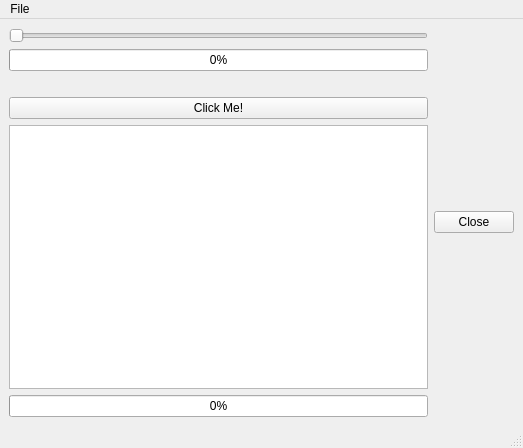
<?xml version="1.0" encoding="UTF-8"?>
<ui version="4.0">
 <class>MainWindow</class>
 <widget class="QMainWindow" name="MainWindow">
  <property name="geometry">
   <rect>
    <x>0</x>
    <y>0</y>
    <width>523</width>
    <height>448</height>
   </rect>
  </property>
  <property name="cursor">
   <cursorShape>PointingHandCursor</cursorShape>
  </property>
  <property name="windowTitle">
   <string>MainWindow</string>
  </property>
  <property name="autoFillBackground">
   <bool>false</bool>
  </property>
  <widget class="QWidget" name="centralwidget">
   <layout class="QHBoxLayout" name="horizontalLayout_2">
    <item>
     <layout class="QVBoxLayout" name="verticalLayout_5">
      <item>
       <widget class="QSlider" name="horizontalSlider">
        <property name="orientation">
         <enum>Qt::Horizontal</enum>
        </property>
       </widget>
      </item>
      <item>
       <widget class="QProgressBar" name="progressBar_2">
        <property name="value">
         <number>0</number>
        </property>
       </widget>
      </item>
      <item>
       <layout class="QVBoxLayout" name="verticalLayout_4">
        <item>
         <layout class="QVBoxLayout" name="verticalLayout_2">
          <item>
           <layout class="QVBoxLayout" name="verticalLayout">
            <item>
             <widget class="QLabel" name="label">
              <property name="text">
               <string/>
              </property>
             </widget>
            </item>
            <item>
             <layout class="QHBoxLayout" name="horizontalLayout">
              <item>
               <widget class="QPushButton" name="pushButton">
                <property name="cursor">
                 <cursorShape>ArrowCursor</cursorShape>
                </property>
                <property name="text">
                 <string>Click Me!</string>
                </property>
               </widget>
              </item>
             </layout>
            </item>
           </layout>
          </item>
         </layout>
        </item>
        <item>
         <layout class="QVBoxLayout" name="verticalLayout_3">
          <item>
           <widget class="QPlainTextEdit" name="plainTextEdit"/>
          </item>
         </layout>
        </item>
       </layout>
      </item>
      <item>
       <widget class="QProgressBar" name="progressBar">
        <property name="value">
         <number>0</number>
        </property>
       </widget>
      </item>
     </layout>
    </item>
    <item>
     <widget class="QPushButton" name="pushButton_2">
      <property name="text">
       <string>Close</string>
      </property>
     </widget>
    </item>
   </layout>
  </widget>
  <widget class="QStatusBar" name="statusBar"/>
  <widget class="QMenuBar" name="menuBar">
   <property name="geometry">
    <rect>
     <x>0</x>
     <y>0</y>
     <width>523</width>
     <height>23</height>
    </rect>
   </property>
   <widget class="QMenu" name="menuFile">
    <property name="title">
     <string>File</string>
    </property>
    <addaction name="actionNew_Window"/>
   </widget>
   <addaction name="menuFile"/>
  </widget>
  <action name="actionNew_Window">
   <property name="text">
    <string>New Window</string>
   </property>
  </action>
 </widget>
 <resources/>
 <connections>
  <connection>
   <sender>pushButton_2</sender>
   <signal>clicked()</signal>
   <receiver>MainWindow</receiver>
   <slot>close()</slot>
   <hints>
    <hint type="sourcelabel">
     <x>419</x>
     <y>427</y>
    </hint>
    <hint type="destinationlabel">
     <x>542</x>
     <y>355</y>
    </hint>
   </hints>
  </connection>
 </connections>
</ui>
